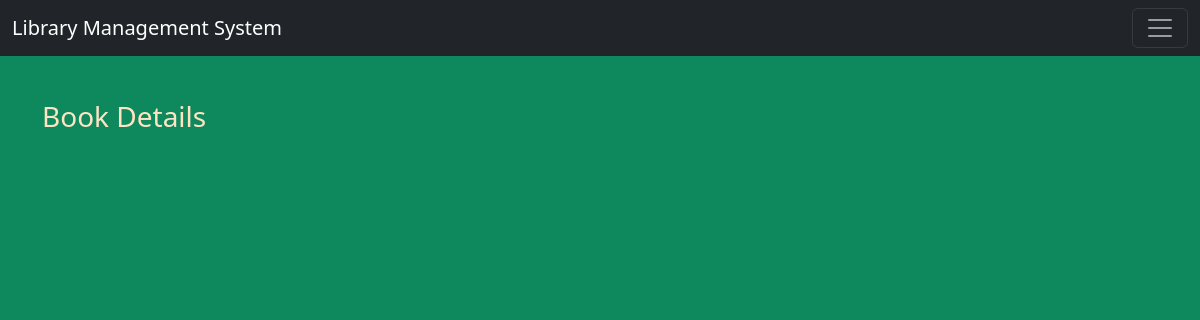
/search/, run on an earlier commit of the app's database.
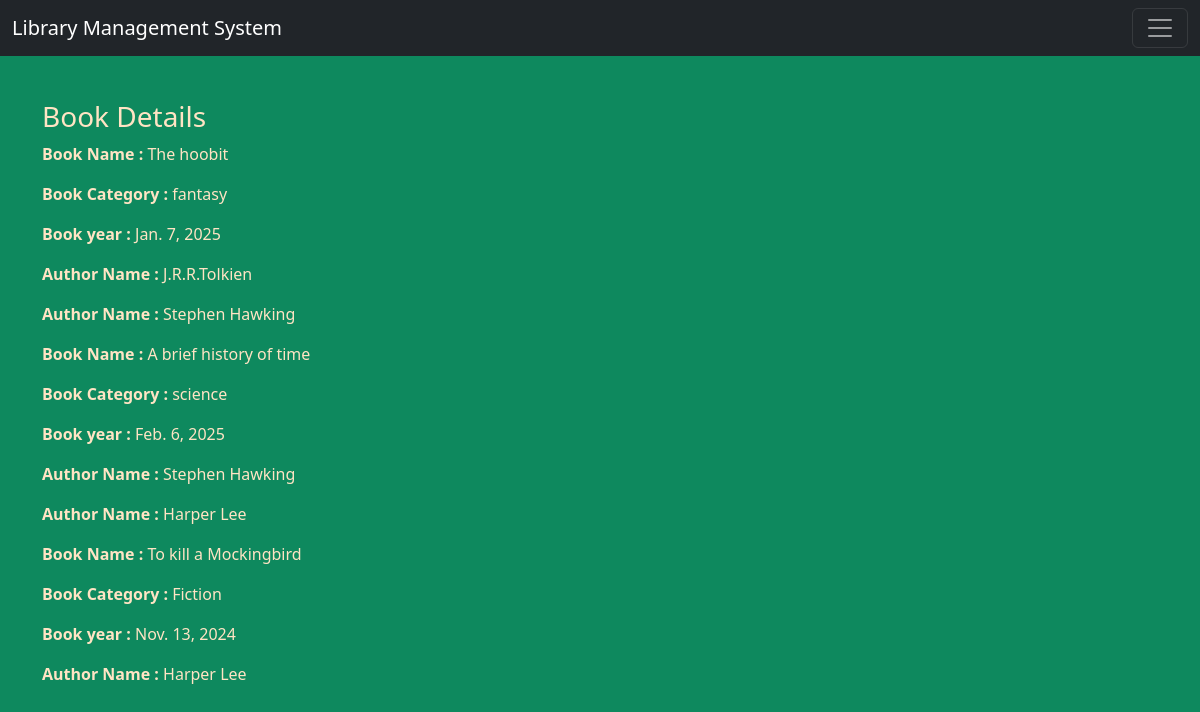
And on a later commit of the database.
### library_app/models.py (models this page shows, shortened)
class BooKtable(models.Model):
    authors=models.ManyToManyField(Authortable)
    book_name=models.CharField(max_length=60)
    book_cate=models.CharField(max_length=70)
    book_published_year=models.DateField()

class Authortable(models.Model):
    author_name=models.CharField(max_length=50)

### library_app/views.py (the view)
# urls.py: path("search/", views.search_book, name="search_book"),
def search_book(request):
    query = request.GET.get('q', '')
    book =  BooKtable.objects.all()
    if query:
        book = BooKtable.objects.filter(Q(book_name__icontains=query)
                                        |Q(book_cate__icontains=query)
                                        |Q(book_published_year__icontains=query)
                                        |Q(authors__author_name__icontains=query))
    return render(request, "bookdetails.html", {"books": book, "query": query})

### library_app/templates/bookdetails.html (shortened to what this page needs)
{% extends 'base.html' %}
{% load static %}
{% block content %}
<h3>Book Details</h3>
{% for book in books %}
  <p><strong>Book Name : </strong>{{book.book_name}}</p>
  <p><strong>Book Category : </strong>{{book.book_cate}}</p>
  <p><strong>Book year : </strong>{{book.book_published_year}}</p>
    {% for auth in book.authors.all %}
     <p><strong>Author Name : </strong>{{auth.author_name}}</p>
    {% endfor %}
{% endfor %}
{% endblock content %}

### library_app/templates/base.html (shortened to what this page needs)
<!DOCTYPE html>
{% load static %}
<html lang="en">
<head>
    <link rel="stylesheet" href="{% static 'css/bootstrap.min.css' %}">
    <link rel="stylesheet" href="{% static 'css/style.css' %}">
</head>
<body>
    <div class="container-fluid bg-dark">
        {% include 'navbar.html' %}
    </div>
    <div class="container">
        <div class="row">
            {% block content %}
            {% endblock content %}
        </div>
    </div>
</body>
</html>

### library_app/templates/navbar.html (shortened to what this page needs)
<nav class="navbar navbar-dark bg-dark fixed-top">
  <div class="container-fluid">
    <a class="navbar-brand" href="#">Library Management System</a>
    <button class="navbar-toggler" type="button" data-bs-toggle="offcanvas" data-bs-target="#offcanvasDarkNavbar" aria-controls="offcanvasDarkNavbar" aria-label="Toggle navigation">
      <span class="navbar-toggler-icon"></span>
    </button>
  </div>
</nav>

### library_app/static/css/style.css (style rules this page uses)
body { background-color:rgb(14, 137, 94); color: bisque; }

What changed in the data, as far as the page shows it:
added BooKtable: book_name "The hoobit", book_cate "fantasy", book_published_year "Jan. 7, 2025"
added Authortable: author_name "J.R.R.Tolkien", shown under "The hoobit"
added Authortable: author_name "Stephen Hawking"
added BooKtable: book_name "A brief history of time", book_cate "science", book_published_year "Feb. 6, 2025"
added Authortable: author_name "Harper Lee"
added BooKtable: book_name "To kill a Mockingbird", book_cate "Fiction", book_published_year "Nov. 13, 2024"
